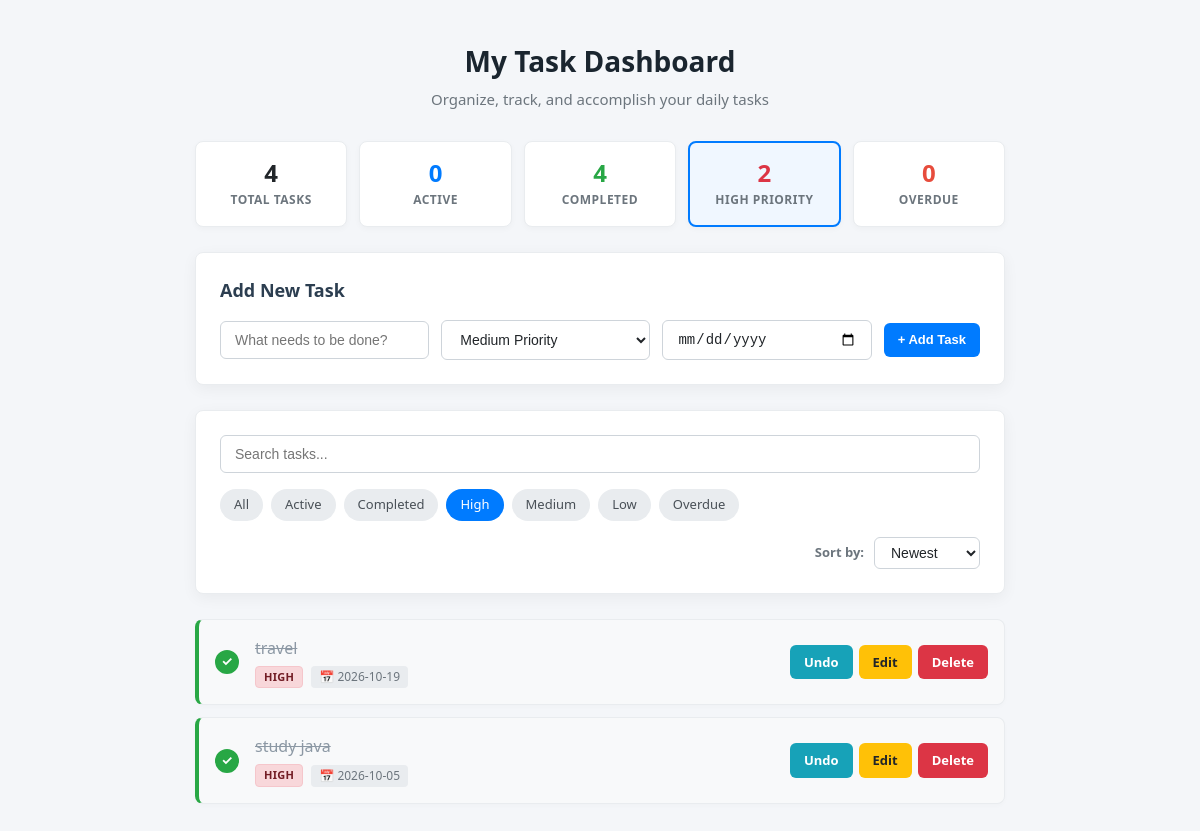
The page /?filter=high on the database its author committed.
### tables this page shows
CREATE TABLE tasks (
            id INTEGER PRIMARY KEY AUTOINCREMENT,
            task TEXT NOT NULL,
            completed INTEGER DEFAULT 0
        , priority TEXT DEFAULT 'Medium', due_date TEXT DEFAULT NULL);

### app.py (the view, shortened to what this page needs)
@app.route("/", methods=["GET", "POST"])
def home():
    search_query = request.args.get("search", "").strip()
    filter_by = request.args.get("filter", "all").lower()
    sort_by = request.args.get("sort", "newest").lower()
    today_str = date.today().isoformat()
    sql = "SELECT * FROM tasks WHERE 1=1"
    params = []
    if search_query:
        sql += " AND task LIKE ?"
        params.append(f"%{search_query}%")
    if filter_by == "active":
        sql += " AND completed = 0"
    elif filter_by == "completed":
        sql += " AND completed = 1"
    elif filter_by == "high":
        sql += " AND priority = 'High'"
    elif filter_by == "medium":
        sql += " AND priority = 'Medium'"
    elif filter_by == "low":
        sql += " AND priority = 'Low'"
    elif filter_by == "overdue":
        sql += " AND completed = 0 AND due_date IS NOT NULL AND due_date != '' AND due_date < ?"
        params.append(today_str)
    if sort_by == "oldest":
        sql += " ORDER BY id ASC"
    elif sort_by == "priority":
        sql += " ORDER BY CASE priority WHEN 'High' THEN 1 WHEN 'Medium' THEN 2 WHEN 'Low' THEN 3 ELSE 4 END ASC, id DESC"
    elif sort_by == "due_date":
        sql += " ORDER BY CASE WHEN due_date IS NULL OR due_date = '' THEN 1 ELSE 0 END, due_date ASC, id DESC"
    else:  # newest
        sql += " ORDER BY id DESC"
    conn = sqlite3.connect("todo.db")
    conn.row_factory = sqlite3.Row
    cursor = conn.cursor()
    cursor.execute(sql, params)
    tasks = cursor.fetchall()
    conn.close()
    stats = get_stats()
    return render_template(
        "index.html",
        tasks=tasks,
        stats=stats,
        search=search_query,
        current_filter=filter_by,
        current_sort=sort_by,
        today=today_str
    )

### app.py (called while the page is built)
def get_stats():
    conn = sqlite3.connect("todo.db")
    conn.row_factory = sqlite3.Row
    cursor = conn.cursor()
    cursor.execute("SELECT * FROM tasks")
    all_tasks = cursor.fetchall()
    conn.close()
    today_str = date.today().isoformat()
    total = len(all_tasks)
    active = sum(1 for t in all_tasks if not t["completed"])
    completed = sum(1 for t in all_tasks if t["completed"])
    high_priority = sum(1 for t in all_tasks if t["priority"] == "High")
    overdue = sum(
        1 for t in all_tasks
        if not t["completed"] and t["due_date"] and t["due_date"] < today_str
    )
    return {
        "total": total,
        "active": active,
        "completed": completed,
        "high_priority": high_priority,
        "overdue": overdue
    }

### templates/index.html (shortened to what this page needs)
<!DOCTYPE html>
<html lang="en">
<head>
    <link rel="stylesheet" href="{{ url_for('static', filename='style.css') }}">
</head>
<body>
    <div class="app-container">
        <header class="app-header">
            <h1>My Task Dashboard</h1>
            <p class="subtitle">Organize, track, and accomplish your daily tasks</p>
        </header>
        <div class="stats-grid">
            <a href="/?filter=all" class="stat-card {% if current_filter == 'all' %}active-stat{% endif %}">
                <span class="stat-value">{{ stats.total }}</span>
                <span class="stat-label">Total Tasks</span>
            </a>
            <a href="/?filter=active" class="stat-card {% if current_filter == 'active' %}active-stat{% endif %}">
                <span class="stat-value active-val">{{ stats.active }}</span>
                <span class="stat-label">Active</span>
            </a>
            <a href="/?filter=completed" class="stat-card {% if current_filter == 'completed' %}active-stat{% endif %}">
                <span class="stat-value completed-val">{{ stats.completed }}</span>
                <span class="stat-label">Completed</span>
            </a>
            <a href="/?filter=high" class="stat-card {% if current_filter == 'high' %}active-stat{% endif %}">
                <span class="stat-value high-val">{{ stats.high_priority }}</span>
                <span class="stat-label">High Priority</span>
            </a>
            <a href="/?filter=overdue" class="stat-card {% if current_filter == 'overdue' %}active-stat{% endif %}">
                <span class="stat-value overdue-val">{{ stats.overdue }}</span>
                <span class="stat-label">Overdue</span>
            </a>
        </div>
        <div class="card form-card">
            <h2>Add New Task</h2>
            <form method="POST" action="/" class="task-form">
                <div class="form-group flex-2">
                    <input type="text" name="task" placeholder="What needs to be done?" required class="form-control">
                </div>
                <div class="form-group">
                    <select name="priority" class="form-control priority-select">
                        <option value="Medium" selected>Medium Priority</option>
                    </select>
                </div>
                <div class="form-group">
                    <input type="date" name="due_date" class="form-control" title="Due Date">
                </div>
                <button type="submit" class="btn btn-primary">+ Add Task</button>
            </form>
        </div>
        <div class="card toolbar-card">
            <form method="GET" action="/" class="toolbar-form">
                <div class="search-box">
                    <input type="text" name="search" value="{{ search }}" placeholder="Search tasks..." class="form-control">
                </div>
                <div class="filter-pills">
                    <a href="/?filter=all{% if search %}&search={{ search }}{% endif %}&sort={{ current_sort }}" class="pill {% if current_filter == 'all' %}active{% endif %}">All</a>
                    <a href="/?filter=active{% if search %}&search={{ search }}{% endif %}&sort={{ current_sort }}" class="pill {% if current_filter == 'active' %}active{% endif %}">Active</a>
                    <a href="/?filter=completed{% if search %}&search={{ search }}{% endif %}&sort={{ current_sort }}" class="pill {% if current_filter == 'completed' %}active{% endif %}">Completed</a>
                    <a href="/?filter=high{% if search %}&search={{ search }}{% endif %}&sort={{ current_sort }}" class="pill {% if current_filter == 'high' %}active{% endif %}">High</a>
                    <a href="/?filter=medium{% if search %}&search={{ search }}{% endif %}&sort={{ current_sort }}" class="pill {% if current_filter == 'medium' %}active{% endif %}">Medium</a>
                    <a href="/?filter=low{% if search %}&search={{ search }}{% endif %}&sort={{ current_sort }}" class="pill {% if current_filter == 'low' %}active{% endif %}">Low</a>
                    <a href="/?filter=overdue{% if search %}&search={{ search }}{% endif %}&sort={{ current_sort }}" class="pill {% if current_filter == 'overdue' %}active{% endif %}">Overdue</a>
                </div>
                <div class="sort-box">
                    <label for="sort-select">Sort by:</label>
                    <select id="sort-select" name="sort" class="form-control sort-select" onchange="this.form.submit()">
                        <option value="newest" {% if current_sort == 'newest' %}selected{% endif %}>Newest</option>
                    </select>
                </div>
            </form>
        </div>
        {% if tasks %}
            <ul class="task-list">
                {% for task in tasks %}
                    <li class="task-item {% if task['completed'] %}is-completed{% endif %}">
                        <a href="/toggle/{{ task['id'] }}" class="toggle-btn {% if task['completed'] %}done{% endif %}" title="{% if task['completed'] %}Mark Active{% else %}Mark Completed{% endif %}">
                            {% if task['completed'] %}✓{% endif %}
                        </a>
                        <div class="task-details">
                            <span class="task-title {% if task['completed'] %}completed-text{% endif %}">
                                {{ task["task"] }}
                            </span>
                            <div class="task-meta">
                                <span class="priority-badge priority-{{ (task['priority'] or 'Medium')|lower }}">
                                    {{ task['priority'] or 'Medium' }}
                                </span>
                                {% if task['due_date'] %}
                                    <span class="due-date-badge {% if not task['completed'] and task['due_date'] < today %}overdue-badge{% endif %}">
                                        📅 {{ task['due_date'] }}
                                    </span>
                                {% endif %}
                            </div>
                        </div>
                        <div class="task-actions">
                            {% if task["completed"] == 0 %}
                                <a href="/complete/{{ task['id'] }}" class="btn btn-complete">Complete</a>
                            {% else %}
                                <a href="/toggle/{{ task['id'] }}" class="btn btn-undo">Undo</a>
                            {% endif %}
                            <a href="/edit/{{ task['id'] }}" class="btn btn-edit">Edit</a>
                            <a href="/delete/{{ task['id'] }}" class="btn btn-delete" onclick="return confirm('Delete this task?')">Delete</a>
                        </div>
                    </li>
                {% endfor %}
            </ul>
        {% endif %}
    </div>
</body>
</html>

### rows shown on the page
tasks: task "travel", priority "HIGH", due_date "2026-10-19"
tasks: task "study java", priority "HIGH", due_date "2026-10-05"

### other values the page prints
{{ stats.total }} "4"
{{ stats.active }} "0"
{{ stats.completed }} "4"
{{ stats.high_priority }} "2"
{{ stats.overdue }} "0"
